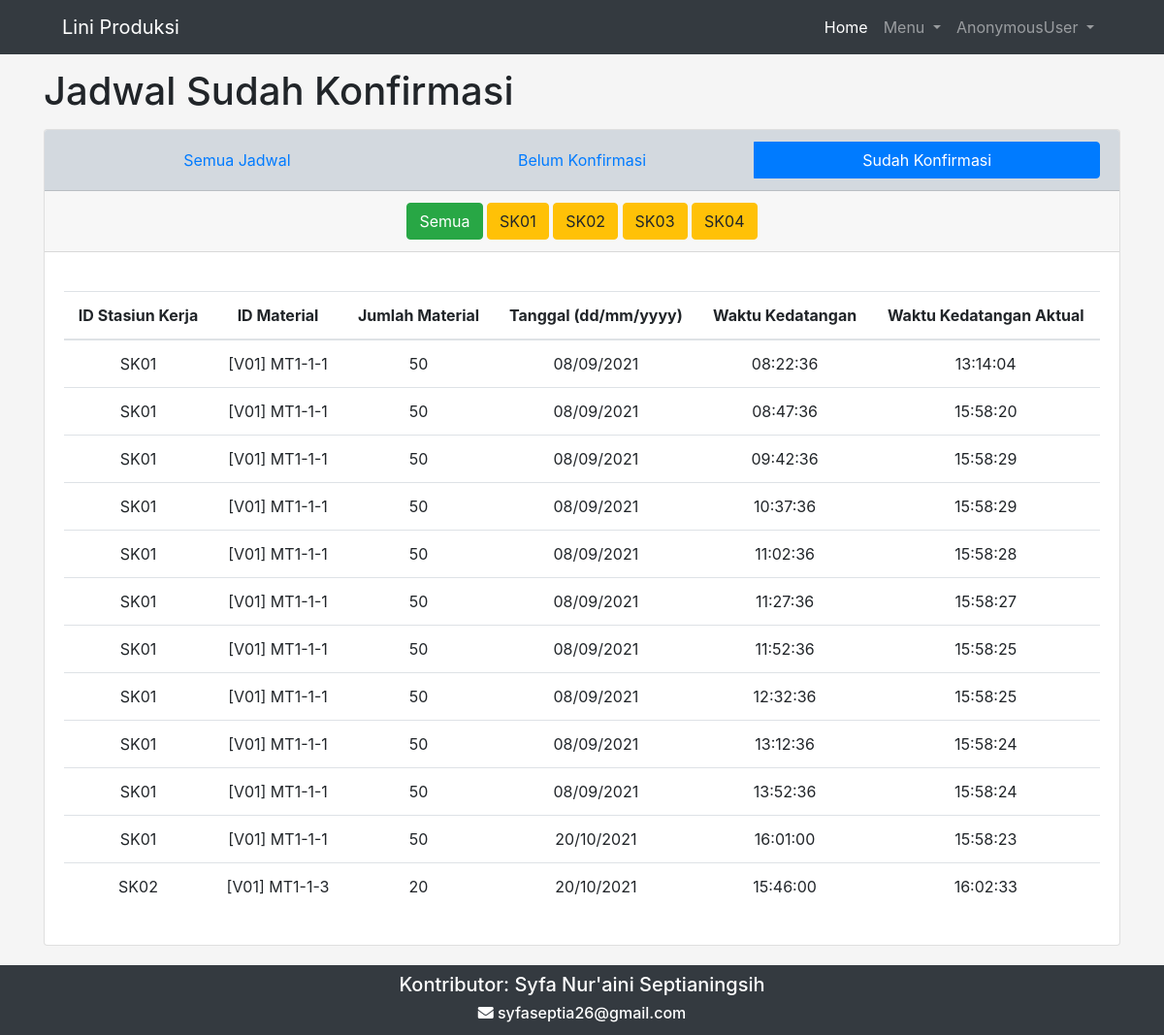
Page /jadwal/sudahKonfirmasi/ on the committed database.
### liniProduksi/models.py (models this page shows, shortened)
class StasiunKerja(models.Model):
    liniProduksi = models.ForeignKey('LiniProduksi', to_field='idLiniProduksi', on_delete=models.CASCADE)
    idStasiunKerja = models.CharField(max_length=255, unique=True)
    nomorStasiunKerja = models.IntegerField()
    list_sisi = (
        ('Kanan', 'Kanan'),
        ('Kiri', 'Kiri'),
    )
    sisiStasiunKerja = models.CharField(
        max_length=255,
        choices=list_sisi,
    )
    def __str__(self):
        return "{}".format(self.idStasiunKerja)

class KebutuhanMaterial(models.Model):
    stasiunKerja = models.ForeignKey('StasiunKerja', to_field='idStasiunKerja', on_delete=models.CASCADE)
    proses = models.ForeignKey('Proses', to_field='idProses', on_delete=models.CASCADE)
    material = models.OneToOneField('produk.Material', on_delete=models.CASCADE, related_name='kebutuhanMaterial')
    jumlahMaterialPerCycleTime = models.IntegerField(default=0)
    jumlahMaterialKumulatif = models.IntegerField(default=0)

### jadwal/models.py (models this page shows, shortened)
class JadwalLiniProduksi (models.Model):
    kebutuhanMaterial = models.ForeignKey('liniProduksi.KebutuhanMaterial', on_delete=models.CASCADE, related_name='jadwal')
    tanggal = models.DateField()
    jadwalKedatangan = models.TimeField()
    jumlah_material = models.IntegerField()
    is_konfirmasi = models.BooleanField(default=False)
    jadwalKedatangan_aktual = models.TimeField(blank=True, null=True)

### produk/models.py (models this page shows, shortened)
class Material(models.Model):
    varian = models.ForeignKey('Varian', on_delete=models.CASCADE, to_field='idVarian')
    idMaterial = models.CharField(max_length=255,)
    namaMaterial = models.CharField(max_length=255,)
    namaSupplier = models.CharField(max_length=255, null=True, blank=True)
    penyusunProduk = models.ForeignKey('self', on_delete=models.CASCADE, null=True, blank=True,related_name='penyusunProduk_material_set')
    is_berlaku = models.BooleanField(default=True, null=True, blank=True)
    tanggalMulaiBerlaku = models.DateField(null=True, blank=True)
    tanggalGanti = models.DateField(null=True, blank=True)
    keterangan = models.TextField(null=True, blank=True)
    penggantiMaterial = models.ForeignKey('self', on_delete=models.CASCADE, null=True, blank=True, related_name='penggantiMaterial_material_set')
    dies = models.ForeignKey(Dies, on_delete=models.SET_NULL, to_field='id_dies', null=True, blank=True,
                             related_name='dies')
    def __str__(self):
        return "{}".format(self.idMaterial)

class Model(Brand):
    idModel = models.CharField(max_length=255,)
    namaModel = models.CharField(max_length=255)

class Varian(Model):
    idVarian = models.CharField(max_length=255, unique=True)
    namaVarian = models.CharField(max_length=255,)
    namaAtribut = models.CharField(max_length=255,)
    nilaiAtribut = models.CharField(max_length=255,)
    def __str__(self):
        return "{}".format(self.idVarian)

### jadwal/views.py (the view)
# urls.py: path('sudahKonfirmasi/', views.sudahKonfirmasi, name='sudahKonfirmasi'),
def sudahKonfirmasi(request):
    jadwalKonfirmasi = JadwalLiniProduksi.objects.filter(is_konfirmasi=True)
    sk = StasiunKerja.objects.all()
    context = {
        'Judul': 'Jadwal Sudah Konfirmasi',
        'jadwalKonfirmasi' : jadwalKonfirmasi,
        'sk': sk,
    }
    return render(request, 'jadwal/sudahKonfirmasi.html', context)

### jadwal/templates/jadwal/sudahKonfirmasi.html (shortened to what this page needs)
{% extends "base.html" %}
{% load static %}
{% block pageTitle %}
    {{Judul}}
{% endblock pageTitle %}
{% block contents %}
    <link rel="stylesheet" type='text/css' href="{% static css %}">
    <div class="container">
        <div class="card" style="margin-top:15px;margin-bottom: 20px;">
            <div class="card-header" style="background-color:#d3d9df;">
                <div class="btn-group d-flex" role="group" >
                    <a type="button" class="btn btn-link w-100" href="{% url "jadwal:index" %}">Semua Jadwal</a>
                    <a type="button" class="btn btn-link w-100" href="{% url "jadwal:belumKonfirmasi" %}">Belum Konfirmasi</a>
                    <a type="button" class="btn btn-primary w-100" href="{% url "jadwal:sudahKonfirmasi" %}">Sudah Konfirmasi</a>
                </div>
            </div>
            <div class="card-header text-center">
                <a class="btn btn-success" href="{% url "jadwal:sudahKonfirmasi" %}">Semua</a>
                {% for sk in sk %}
                <a class="btn btn-warning" href="{% url "jadwal:sudahKonfirmasi_SK" sk.idStasiunKerja %}">{{sk.idStasiunKerja}}</a>
                {% endfor %}
            </div>
            <div class="card-body">
                <table id="myTable" class="table table-hover text-center" style="background-color:white; margin-top:20px;">
                    <thead>
                    <tr>
                        <th scope="col">ID Stasiun Kerja</th>
                        <th scope="col">ID Material</th>
                        <th scope="col">Jumlah Material</th>
                        <th scope="col">Tanggal (dd/mm/yyyy)</th>
                        <th scope="col">Waktu Kedatangan</th>
                        <th scope="col">Waktu Kedatangan Aktual</th>
                    </tr>
                    </thead>
                    <tbody>
                    {% for jk in jadwalKonfirmasi %}
                    <tr>
                        <td>{{jk.kebutuhanMaterial.stasiunKerja}}</td>
                        <td>[{{jk.kebutuhanMaterial.material.varian}}] {{jk.kebutuhanMaterial.material}}</td>
                        <td>{{jk.jumlah_material}}</td>
                        <td>{{jk.tanggal|date:"d/m/Y"}}</td>
                        <td>{{jk.jadwalKedatangan|time:"H:i:s"}}</td>
                        <td>{{jk.jadwalKedatangan_aktual|time:"H:i:s"}}</td>
                    </tr>
                    {% endfor %}
                    </tbody>
                </table>
            </div>
        </div>
    </div>
{% endblock contents %}

### rows in the picture
StasiunKerja: idStasiunKerja "SK01"
StasiunKerja: idStasiunKerja "SK02"
StasiunKerja: idStasiunKerja "SK03"
StasiunKerja: idStasiunKerja "SK04"
JadwalLiniProduksi: kebutuhanMaterial.stasiunKerja "SK01", kebutuhanMaterial.material.varian "V01", kebutuhanMaterial.material "MT1-1-1", jumlah_material "50", tanggal "08/09/2021", jadwalKedatangan "08:22:36", jadwalKedatangan_aktual "13:14:04"
JadwalLiniProduksi: kebutuhanMaterial.stasiunKerja "SK01", kebutuhanMaterial.material.varian "V01", kebutuhanMaterial.material "MT1-1-1", jumlah_material "50", tanggal "08/09/2021", jadwalKedatangan "08:47:36", jadwalKedatangan_aktual "15:58:20"
JadwalLiniProduksi: kebutuhanMaterial.stasiunKerja "SK01", kebutuhanMaterial.material.varian "V01", kebutuhanMaterial.material "MT1-1-1", jumlah_material "50", tanggal "08/09/2021", jadwalKedatangan "09:42:36", jadwalKedatangan_aktual "15:58:29"
JadwalLiniProduksi: kebutuhanMaterial.stasiunKerja "SK01", kebutuhanMaterial.material.varian "V01", kebutuhanMaterial.material "MT1-1-1", jumlah_material "50", tanggal "08/09/2021", jadwalKedatangan "10:37:36", jadwalKedatangan_aktual "15:58:29"
JadwalLiniProduksi: kebutuhanMaterial.stasiunKerja "SK01", kebutuhanMaterial.material.varian "V01", kebutuhanMaterial.material "MT1-1-1", jumlah_material "50", tanggal "08/09/2021", jadwalKedatangan "11:02:36", jadwalKedatangan_aktual "15:58:28"
JadwalLiniProduksi: kebutuhanMaterial.stasiunKerja "SK01", kebutuhanMaterial.material.varian "V01", kebutuhanMaterial.material "MT1-1-1", jumlah_material "50", tanggal "08/09/2021", jadwalKedatangan "11:27:36", jadwalKedatangan_aktual "15:58:27"
JadwalLiniProduksi: kebutuhanMaterial.stasiunKerja "SK01", kebutuhanMaterial.material.varian "V01", kebutuhanMaterial.material "MT1-1-1", jumlah_material "50", tanggal "08/09/2021", jadwalKedatangan "11:52:36", jadwalKedatangan_aktual "15:58:25"
JadwalLiniProduksi: kebutuhanMaterial.stasiunKerja "SK01", kebutuhanMaterial.material.varian "V01", kebutuhanMaterial.material "MT1-1-1", jumlah_material "50", tanggal "08/09/2021", jadwalKedatangan "12:32:36", jadwalKedatangan_aktual "15:58:25"
JadwalLiniProduksi: kebutuhanMaterial.stasiunKerja "SK01", kebutuhanMaterial.material.varian "V01", kebutuhanMaterial.material "MT1-1-1", jumlah_material "50", tanggal "08/09/2021", jadwalKedatangan "13:12:36", jadwalKedatangan_aktual "15:58:24"
JadwalLiniProduksi: kebutuhanMaterial.stasiunKerja "SK01", kebutuhanMaterial.material.varian "V01", kebutuhanMaterial.material "MT1-1-1", jumlah_material "50", tanggal "08/09/2021", jadwalKedatangan "13:52:36", jadwalKedatangan_aktual "15:58:24"
JadwalLiniProduksi: kebutuhanMaterial.stasiunKerja "SK01", kebutuhanMaterial.material.varian "V01", kebutuhanMaterial.material "MT1-1-1", jumlah_material "50", tanggal "20/10/2021", jadwalKedatangan "16:01:00", jadwalKedatangan_aktual "15:58:23"
JadwalLiniProduksi: kebutuhanMaterial.stasiunKerja "SK02", kebutuhanMaterial.material.varian "V01", kebutuhanMaterial.material "MT1-1-3", jumlah_material "20", tanggal "20/10/2021", jadwalKedatangan "15:46:00", jadwalKedatangan_aktual "16:02:33"

### other values in the picture
{{ user }} "AnonymousUser"
{{ Judul }} "Jadwal Sudah Konfirmasi"
